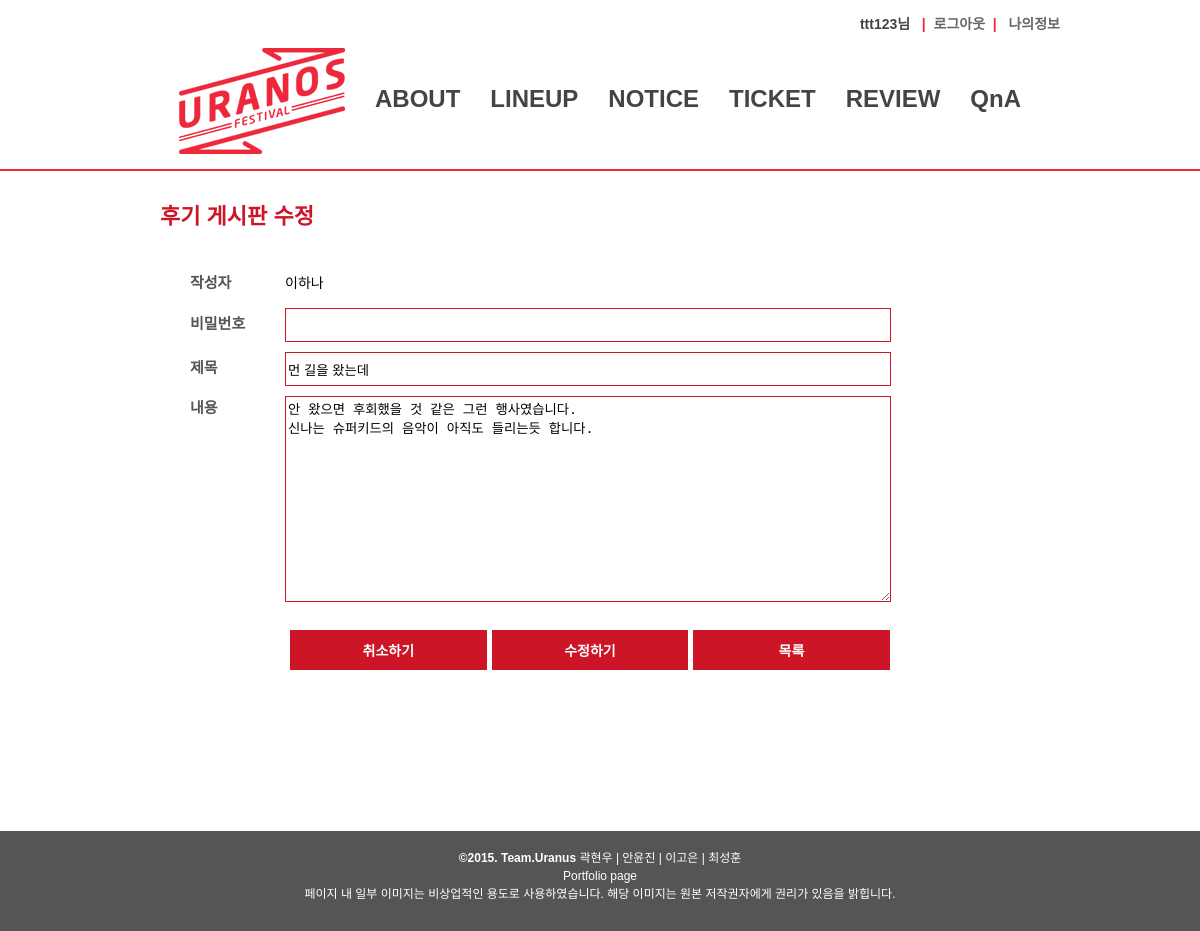
The app's page /review/update_form.php?no=54 (signed in) with its own data.
### tables this page shows
CREATE TABLE IF NOT EXISTS `member` (
  `m_id` char(15) NOT NULL,
  `m_pass` varchar(15) NOT NULL,
  `m_name` varchar(20) NOT NULL,
  `m_phone` varchar(20) NOT NULL,
  `m_email` varchar(41) DEFAULT NULL,
  `reg_date` datetime NOT NULL,
  `level` int(11) DEFAULT '1',
  `m_postcode1` int(5) NOT NULL,
  `m_postcode2` int(5) NOT NULL,
  `m_roadaddr` tinytext NOT NULL,
  `m_jibunaddr` tinytext NOT NULL,
  `m_detailaddr` tinytext NOT NULL,
  PRIMARY KEY (`m_id`)
);

CREATE TABLE IF NOT EXISTS `review` (
  `no` int(11) NOT NULL AUTO_INCREMENT,
  `idno` varchar(15) NOT NULL,
  `name` varchar(10) NOT NULL,
  `subject` varchar(100) NOT NULL,
  `content` text NOT NULL,
  `password` varchar(100) NOT NULL,
  `date` datetime NOT NULL,
  `hit` int(11) DEFAULT '0',
  `file_name_0` varchar(100) DEFAULT NULL,
  `file_copied_0` varchar(100) DEFAULT NULL,
  PRIMARY KEY (`no`)
);

### review/update_form.php (the view, shortened to what this page needs)
<?php
 $uid = $_SESSION[ses_uid];
 $page = $_GET[page];
	include "../lib/conn.php";
if(isset($_GET['no'])) {
	$no = $_GET['no'];
}
	$sqlr = 'select * from review where no = ' . $no;
	$resultr = mysql_query($sqlr, $connect);
	$rowr=mysql_fetch_array($resultr);
    $subject = $rowr[subject];
    $content = $rowr[content];
$sql = "select * from member where m_id = '$uid'";
$result = mysql_query($sql, $connect);
$mm = mysql_fetch_array($result);
$name_sel = $mm[m_name];
?>
<!DOCTYPE html>
<html>
<head>
  <link rel="stylesheet" type="text/css" href="../css/common.css">
  <link rel="stylesheet" type="text/css" href="../css/review_update_form.css">
</head>
<body>
  <div id="wraper">
    <header>
	<nav>
      <?php include "../lib/top_login2.php"; ?>
      <?php include "../lib/top_menu2.php"; ?>
    </nav>
	</header>
    <section>
		<h2>후기 게시판 수정</h2>
			<div class="update_form">
				<form name="board_form" action="./update.php" method="post">
						<div class="wirte_wrap">
						<div class="form">
							<p class="name">작성자</p><span><?php echo $name_sel; ?></span>
						</div>
						<div class="form">
							<p class="name">비밀번호</p><input type="password" name="password">
						</div>
						<div class="form">
							<p class="name">제목</p><input type="text" name="subject" value="<?=$subject?>" maxlength="30">
						</div>
						<div class="form">
							<p class="name" style="float:left">내용</p><textarea name="content" rows="5" cols="50" maxlength="200"><?=$content?></textarea>
						</div>
						<div class="subbtn">
							<input type="button" name="button" value="취소하기" onclick="button_event()" >
						</div>
						<div class="mainbtn">
							<input type="button" onclick="check_input()" value="<?php echo isset($no)?'수정하기':'작성하기'?>">
							<input type="button" onClick="location.href='./list.php?page=<?=$page?>'" value="목록"/>
						</div>
					</div>
				</form>
			</div>
    </section>
    <footer>
        <?php include "../lib/footer.php"; ?>
    </footer>
  </div>
</body>
</html>

### css/common.css (style rules this page uses)
html, body, div, span, object, iframe, h1, h2, h3, h4, h5, h6, p, blockquote, pre, abbr, address, cite, code, del, dfn, em, img, ins, kbd, q, samp, small, strong, sub, sup, var, b, i, dl, dt, dd, ol, ul, li, fieldset, form, label, legend, table, caption, tbody, tfoot, thead, tr, th, td, article, aside, canvas, details, figcaption, figure, footer, header, hgroup, menu, nav, section, summary, time, mark, audio, video { margin:0; padding:0; border:0; outline:0; font-size:100%; vertical-align:baseline; background:transparent; }
body { line-height:1; }
article,aside,details,figcaption,figure, footer,header,hgroup,menu,nav,section { display:block; }
input, select { vertical-align:middle; }
body { background:#ffffff; font-family: '나눔고딕',NanumGothic, Dotum, '돋움', sans-serif; max-width:100%; width:100%; }
section { width:880px; min-height:600px; padding: 30px 50px; background: #ffffff; height:100%; margin: 0 auto; }
header { max-width:100%; width:100%; text-align:center; border-bottom:2px solid #ee283b; }
nav { display:inline-block; max-width:920px; width:920px; padding: 15px 0; }
footer { width: 100%; height:100px; background: #555555; }

### css/review_update_form.css (style rules this page uses)
h2 { font-size: 22px; line-height:32px; color:#cc1628; font-weight:600; }
form { width: 100%; margin:0 auto; padding:30px; height:400px; }
form p { display: inline-block; width:90px; line-height:30px; color: #555; font-weight:600; font-size: 15px; margin: 2px 5px 2px 0; }
form span { display: inline-block; line-height:40px; font-size: 14px; margin-right:5px; }
.form textarea { width:600px; height:200px; border:1px solid #cc1628; margin:5px 0; }
.form input[type="text"], input[type="password"] { width:600px; height:30px; border:1px solid #cc1628; margin:5px 0; margin-right: 5px; }
.subbtn input[type="button"], input[type="reset"] { display: inline-block; float: left; width: 196.6px; margin: 20px 5px 0 0; background:#cc1628; margin-left:100px; }
.mainbtn input[type="button"] { display: inline-block; float: left; width: 196.6px; margin-top: 20px; background: #cc1628; margin: 20px 5px 0 0; }
input[type="button"], input[type="reset"] { cursor: pointer; display: inline-block; height: 40px; color: #ffffff; text-align: center; font-size: 14px; font-weight:600; border: 0; padding:0px; }

### records on screen
member: m_name "이하나"
review: subject "먼 길을 왔는데", content "안 왔으면 후회했을 것 같은 그런 행사였습니다. 신나는 슈퍼키드의 음악이 아직도 들리는듯 합니다."

### other values on screen
$_SESSION['ses_uid'] "ttt123"
